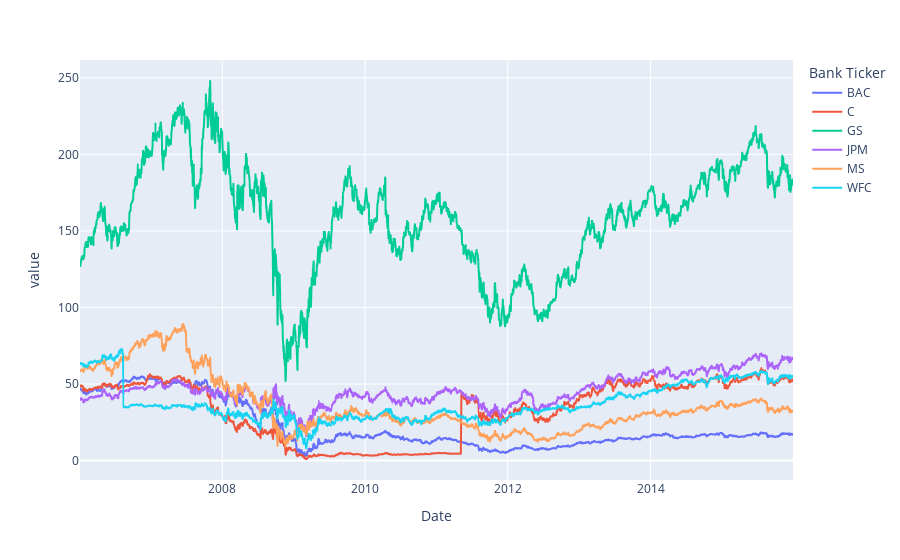

The code cell stored with this chart in its notebook:
### Code cell
#create an interactive line using plotly express for stock close prices
px.line(bank_stocks.xs(key='Close',axis=1,level='Stock Info'))

### Figure 1 — Plotly figure (JSON) as saved in the notebook; plotly's stock layout.template omitted (floating-point values rounded to 4 significant figures; data arrays with more than 128 entries replaced by an {"elided": "..."} marker saying what was removed)
{"data": [{"hovertemplate": "Bank Ticker=BAC<br>Date=%{x}<br>value=%{y}<extra></extra>", "legendgroup": "BAC", "line": {"color": "#636efa", "dash": "solid"}, "marker": {"symbol": "circle"}, "mode": "lines", "name": "BAC", "showlegend": true, "type": "scattergl", "x": {"elided": "2517 str values"}, "xaxis": "x", "y": {"elided": "2517 float values"}, "yaxis": "y"}, {"hovertemplate": "Bank Ticker=C<br>Date=%{x}<br>value=%{y}<extra></extra>", "legendgroup": "C", "line": {"color": "#EF553B", "dash": "solid"}, "marker": {"symbol": "circle"}, "mode": "lines", "name": "C", "showlegend": true, "type": "scattergl", "x": {"elided": "2517 str values"}, "xaxis": "x", "y": {"elided": "2517 float values"}, "yaxis": "y"}, {"hovertemplate": "Bank Ticker=GS<br>Date=%{x}<br>value=%{y}<extra></extra>", "legendgroup": "GS", "line": {"color": "#00cc96", "dash": "solid"}, "marker": {"symbol": "circle"}, "mode": "lines", "name": "GS", "showlegend": true, "type": "scattergl", "x": {"elided": "2517 str values"}, "xaxis": "x", "y": {"elided": "2517 float values"}, "yaxis": "y"}, {"hovertemplate": "Bank Ticker=JPM<br>Date=%{x}<br>value=%{y}<extra></extra>", "legendgroup": "JPM", "line": {"color": "#ab63fa", "dash": "solid"}, "marker": {"symbol": "circle"}, "mode": "lines", "name": "JPM", "showlegend": true, "type": "scattergl", "x": {"elided": "2517 str values"}, "xaxis": "x", "y": {"elided": "2517 float values"}, "yaxis": "y"}, {"hovertemplate": "Bank Ticker=MS<br>Date=%{x}<br>value=%{y}<extra></extra>", "legendgroup": "MS", "line": {"color": "#FFA15A", "dash": "solid"}, "marker": {"symbol": "circle"}, "mode": "lines", "name": "MS", "showlegend": true, "type": "scattergl", "x": {"elided": "2517 str values"}, "xaxis": "x", "y": {"elided": "2517 float values"}, "yaxis": "y"}, {"hovertemplate": "Bank Ticker=WFC<br>Date=%{x}<br>value=%{y}<extra></extra>", "legendgroup": "WFC", "line": {"color": "#19d3f3", "dash": "solid"}, "marker": {"symbol": "circle"}, "mode": "lines", "name": "WFC", "showlegend": true, "type": "scattergl", "x": {"elided": "2517 str values"}, "xaxis": "x", "y": {"elided": "2517 float values"}, "yaxis": "y"}], "layout": {"legend": {"title": {"text": "Bank Ticker"}, "tracegroupgap": 0}, "margin": {"t": 60}, "xaxis": {"anchor": "y", "domain": [0, 1], "title": {"text": "Date"}}, "yaxis": {"anchor": "x", "domain": [0, 1], "title": {"text": "value"}}}}
